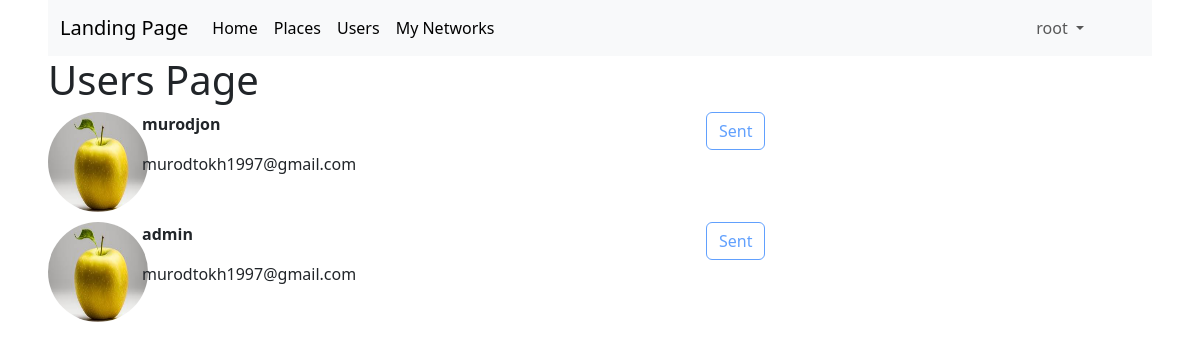
Page /users/list/ (signed in) on the committed database.
### users/models.py (models this page shows)
class User(AbstractUser):
    photo = models.ImageField(upload_to="user_photos/",null=True, default='user_photos/applesize.jpeg')
    phone_number = models.CharField(max_length=13, unique=True, null=True, blank=True)
    friends = models.ManyToManyField('users.User', blank=True)

### users/views.py (the view)
# urls.py: path('list/', UsersView.as_view(), name="list"),
class UsersView(LoginRequiredMixin, View):
    def get(self, request):
        users = User.objects.exclude(username=request.user.username).exclude(friends=request.user)
        friend_requests = User.objects.filter(id__in=FriendRequest.objects.filter(from_user=request.user).values_list('to_user'))
        return render(request, 'users/users_list.html', {"users": users, "friend_requests": friend_requests})

### users/templates/users/users_list.html (shortened to what this page needs)
{% extends 'base.html' %}
{% load crispy_forms_tags %}
{% block content %}
    <h1>Users Page</h1>
    {% for friend in users %}
        <div class="row">
            <div class="col-1">
                <img src="{{ friend.photo.url }}" alt="user photos" height="100px" width="100px" style="border-radius: 50%; margin-bottom: 10px;">
            </div>
            <div class="col-6">
                <p><b>{{ friend.username }}</b></p>
                <p>{{ friend.email }}</p>
            </div>
            <div class="col">
                {% if friend in friend_requests %}
                    <button class="btn btn-outline-primary" disabled>Sent</button>
                {% else %}
                    <a href="{% url 'users:send_request' friend.id %}" class="btn btn-outline-primary">Send Request</a>
                {% endif %}
            </div>
        </div>
    {% endfor %}
{% endblock %}

### templates/base.html (shortened to what this page needs)
<!doctype html>
<html lang="en">
<head>
    <link href="https://cdn.jsdelivr.net/npm/bootstrap@5.3.3/dist/css/bootstrap.min.css" rel="stylesheet">
</head>
<body class="px-5">
    <nav class="navbar navbar-expand-lg bg-body-tertiary">
      <div class="container-fluid">
        <a class="navbar-brand" href="{% url 'landing_page' %}">Landing Page</a>
        <div class="collapse navbar-collapse" id="navbarSupportedContent">
          <ul class="navbar-nav me-auto mb-2 mb-lg-0">
              <li class="nav-item">
              <a class="nav-link active" aria-current="page" href="{% url 'home' %}">Home</a>
            </li>
            <li class="nav-item">
              <a class="nav-link active" aria-current="page" href="{% url 'places:list' %}">Places</a>
            </li>
            <li class="nav-item">
              <a class="nav-link active" aria-current="page" href="{% url 'users:list' %}">Users</a>
            </li>
            <li class="nav-item">
              <a class="nav-link active" aria-current="page" href="{% url 'users:my_networks' %}">My Networks</a>
            </li>
          </ul>
            <ul class="navbar-nav me-5 mb-2 mb-lg-0">
                {% if user.is_authenticated %}
                    <li class="nav-item dropdown">
                      <a class="nav-link dropdown-toggle" href="#" role="button" data-bs-toggle="dropdown" aria-expanded="false">
                          {{ user.username }}
                      </a>
                    </li>
                {% else %}
                    <a href="{% url 'users:login' %}" class="btn btn-outline-primary">Log in </a>
                {% endif %}
            </ul>
        </div>
      </div>
    </nav>
    {% block content %}
    {% endblock %}
</body>
</html>

### rows in the picture
User: username "root"
User: photo (picture), username "murodjon", email "murodtokh1997@gmail.com", shows "Sent"
User: photo (picture), username "admin", email "murodtokh1997@gmail.com", shows "Sent"
